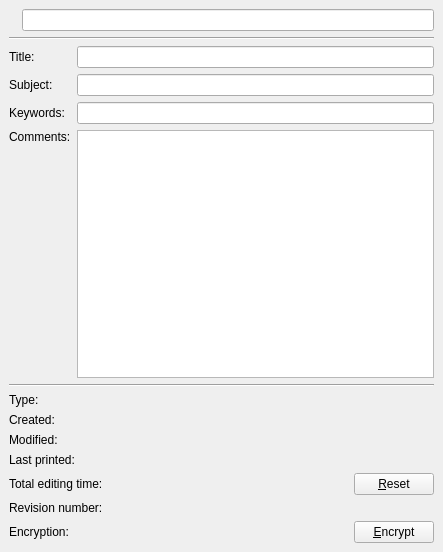
<ui version="4.0" >
 <class>KoDocumentInfoAboutWidget</class>
 <widget class="QWidget" name="KoDocumentInfoAboutWidget" >
  <property name="geometry" >
   <rect>
    <x>0</x>
    <y>0</y>
    <width>443</width>
    <height>552</height>
   </rect>
  </property>
  <property name="windowTitle" >
   <string/>
  </property>
  <layout class="QVBoxLayout" >
   <property name="margin" >
    <number>9</number>
   </property>
   <property name="spacing" >
    <number>6</number>
   </property>
   <item>
    <layout class="QGridLayout" >
     <property name="margin" >
      <number>0</number>
     </property>
     <property name="spacing" >
      <number>6</number>
     </property>
     <item row="0" column="1" >
      <widget class="QLineEdit" name="leFileName" />
     </item>
     <item row="0" column="0" >
      <widget class="QLabel" name="lblPixmap" >
       <property name="text" >
        <string/>
       </property>
      </widget>
     </item>
    </layout>
   </item>
   <item>
    <widget class="Line" name="line" >
     <property name="orientation" >
      <enum>Qt::Horizontal</enum>
     </property>
    </widget>
   </item>
   <item>
    <layout class="QGridLayout" >
     <property name="margin" >
      <number>0</number>
     </property>
     <property name="spacing" >
      <number>6</number>
     </property>
     <item row="3" column="1" >
      <widget class="QTextEdit" name="meComments" />
     </item>
     <item row="2" column="1" >
      <widget class="QLineEdit" name="leKeywords" >
       <property name="text" >
        <string/>
       </property>
      </widget>
     </item>
     <item row="1" column="0" >
      <widget class="QLabel" name="lblSubjectDesc" >
       <property name="text" >
        <string>Subject:</string>
       </property>
       <property name="buddy" >
        <cstring>leSubject</cstring>
       </property>
      </widget>
     </item>
     <item row="0" column="1" >
      <widget class="QLineEdit" name="leTitle" />
     </item>
     <item row="1" column="1" >
      <widget class="QLineEdit" name="leSubject" />
     </item>
     <item row="0" column="0" >
      <widget class="QLabel" name="lblTitleDesc" >
       <property name="text" >
        <string>Title:</string>
       </property>
       <property name="buddy" >
        <cstring>leTitle</cstring>
       </property>
      </widget>
     </item>
     <item row="3" column="0" >
      <widget class="QLabel" name="lbCommentsDesc" >
       <property name="text" >
        <string>Comments:</string>
       </property>
       <property name="alignment" >
        <set>Qt::AlignLeading|Qt::AlignLeft|Qt::AlignTop</set>
       </property>
       <property name="buddy" >
        <cstring>meComments</cstring>
       </property>
      </widget>
     </item>
     <item row="2" column="0" >
      <widget class="QLabel" name="lblKeywordsDesc" >
       <property name="text" >
        <string>Keywords:</string>
       </property>
       <property name="buddy" >
        <cstring>leKeywords</cstring>
       </property>
      </widget>
     </item>
    </layout>
   </item>
   <item>
    <widget class="Line" name="line_2" >
     <property name="orientation" >
      <enum>Qt::Horizontal</enum>
     </property>
    </widget>
   </item>
   <item>
    <layout class="QGridLayout" >
     <property name="margin" >
      <number>0</number>
     </property>
     <property name="spacing" >
      <number>6</number>
     </property>
     <item row="0" column="0" >
      <widget class="QLabel" name="lblTypeDesc" >
       <property name="sizePolicy" >
        <sizepolicy>
         <hsizetype>0</hsizetype>
         <vsizetype>5</vsizetype>
         <horstretch>0</horstretch>
         <verstretch>0</verstretch>
        </sizepolicy>
       </property>
       <property name="text" >
        <string>Type:</string>
       </property>
      </widget>
     </item>
     <item row="6" column="1" >
      <layout class="QHBoxLayout" >
       <property name="margin" >
        <number>0</number>
       </property>
       <property name="spacing" >
        <number>6</number>
       </property>
       <item>
        <widget class="QLabel" name="lblEncryptedPic" >
         <property name="text" >
          <string/>
         </property>
        </widget>
       </item>
       <item>
        <widget class="QLabel" name="lblEncrypted" >
         <property name="text" >
          <string/>
         </property>
        </widget>
       </item>
       <item>
        <spacer>
         <property name="orientation" >
          <enum>Qt::Horizontal</enum>
         </property>
         <property name="sizeHint" >
          <size>
           <width>40</width>
           <height>20</height>
          </size>
         </property>
        </spacer>
       </item>
      </layout>
     </item>
     <item row="6" column="0" >
      <widget class="QLabel" name="lblEncryptedDesc" >
       <property name="text" >
        <string>Encryption:</string>
       </property>
      </widget>
     </item>
     <item row="2" column="1" >
      <widget class="QLabel" name="lblModified" >
       <property name="text" >
        <string/>
       </property>
      </widget>
     </item>
     <item row="5" column="1" >
      <widget class="QLabel" name="lblRevision" >
       <property name="text" >
        <string/>
       </property>
      </widget>
     </item>
     <item row="4" column="0" >
      <widget class="QLabel" name="lblEditingDesc" >
       <property name="sizePolicy" >
        <sizepolicy>
         <hsizetype>0</hsizetype>
         <vsizetype>5</vsizetype>
         <horstretch>0</horstretch>
         <verstretch>0</verstretch>
        </sizepolicy>
       </property>
       <property name="text" >
        <string>Total editing time:</string>
       </property>
       <property name="buddy" >
        <cstring>pbReset</cstring>
       </property>
      </widget>
     </item>
     <item row="5" column="0" >
      <widget class="QLabel" name="lblRevisionDesc" >
       <property name="sizePolicy" >
        <sizepolicy>
         <hsizetype>0</hsizetype>
         <vsizetype>5</vsizetype>
         <horstretch>0</horstretch>
         <verstretch>0</verstretch>
        </sizepolicy>
       </property>
       <property name="text" >
        <string>Revision number:</string>
       </property>
      </widget>
     </item>
     <item row="4" column="2" >
      <widget class="QPushButton" name="pbReset" >
       <property name="sizePolicy" >
        <sizepolicy>
         <hsizetype>0</hsizetype>
         <vsizetype>0</vsizetype>
         <horstretch>0</horstretch>
         <verstretch>0</verstretch>
        </sizepolicy>
       </property>
       <property name="layoutDirection" >
        <enum>Qt::RightToLeft</enum>
       </property>
       <property name="text" >
        <string>&amp;Reset</string>
       </property>
      </widget>
     </item>
     <item row="1" column="0" >
      <widget class="QLabel" name="lblCreatedDesc" >
       <property name="sizePolicy" >
        <sizepolicy>
         <hsizetype>0</hsizetype>
         <vsizetype>5</vsizetype>
         <horstretch>0</horstretch>
         <verstretch>0</verstretch>
        </sizepolicy>
       </property>
       <property name="text" >
        <string>Created:</string>
       </property>
      </widget>
     </item>
     <item row="3" column="1" >
      <widget class="QLabel" name="lblLastPrinted" >
       <property name="text" >
        <string/>
       </property>
      </widget>
     </item>
     <item row="2" column="0" >
      <widget class="QLabel" name="lblModifiedDesc" >
       <property name="sizePolicy" >
        <sizepolicy>
         <hsizetype>0</hsizetype>
         <vsizetype>5</vsizetype>
         <horstretch>0</horstretch>
         <verstretch>0</verstretch>
        </sizepolicy>
       </property>
       <property name="text" >
        <string>Modified:</string>
       </property>
      </widget>
     </item>
     <item row="4" column="1" >
      <widget class="QLabel" name="lblEditing" >
       <property name="text" >
        <string/>
       </property>
      </widget>
     </item>
     <item row="1" column="1" >
      <widget class="QLabel" name="lblCreated" >
       <property name="text" >
        <string/>
       </property>
      </widget>
     </item>
     <item row="0" column="1" >
      <widget class="QLabel" name="lblType" >
       <property name="text" >
        <string/>
       </property>
      </widget>
     </item>
     <item row="3" column="0" >
      <widget class="QLabel" name="lblLastPrintedDesc" >
       <property name="sizePolicy" >
        <sizepolicy>
         <hsizetype>0</hsizetype>
         <vsizetype>5</vsizetype>
         <horstretch>0</horstretch>
         <verstretch>0</verstretch>
        </sizepolicy>
       </property>
       <property name="text" >
        <string>Last printed:</string>
       </property>
      </widget>
     </item>
     <item row="6" column="2" >
      <widget class="QPushButton" name="pbEncrypt" >
       <property name="sizePolicy" >
        <sizepolicy>
         <hsizetype>0</hsizetype>
         <vsizetype>0</vsizetype>
         <horstretch>0</horstretch>
         <verstretch>0</verstretch>
        </sizepolicy>
       </property>
       <property name="text" >
        <string>&amp;Encrypt</string>
       </property>
      </widget>
     </item>
    </layout>
   </item>
  </layout>
 </widget>
 <resources/>
 <connections/>
</ui>
